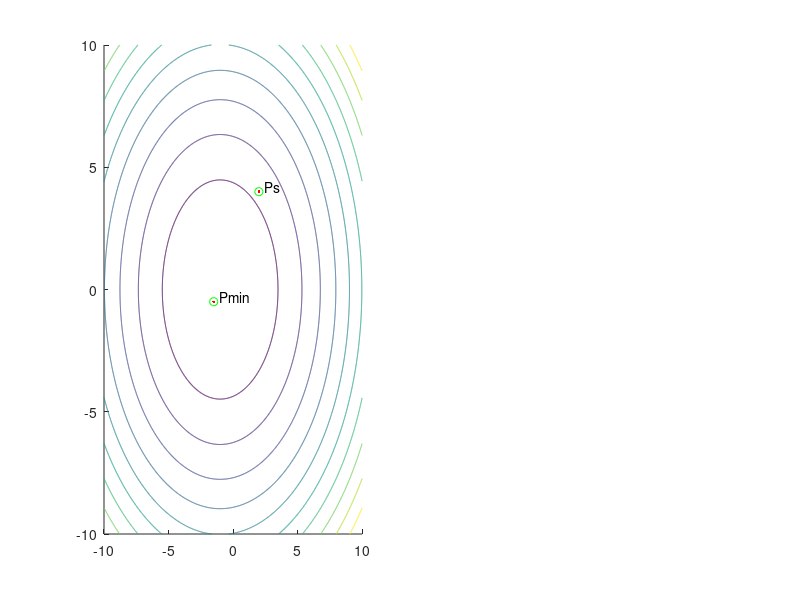

Write the MATLAB code that produced this figure. (Note: this script raises an error after producing the figure.)
clc
clear all
close all

x1a = -10;
x1b = 10;
x2a = -10;
x2b = 10;
[x,y]=meshgrid([x1a:0.01:x1b],[x2a:0.01:x2b]);
% f = @(x, y)x.^2+2.*x.*y+3*y.^2;
f = @(x1, x2)x1.^2+2*x1+x2.^2;
Pk = [2; 4];
P0 = Pk;
h = 1;
subplot(1, 2, 1)
hold on
plot(Pk(1, 1), Pk(2, 1), 'r.')
plot(Pk(1, 1), Pk(2, 1), 'go')
text(Pk(1, 1)+0.2, Pk(2, 1)+0.2, ' Ps')
contour(x, y, f(x, y))
dx = @(x, y) (f(x+h, y)-f(x, y))/h;
dy = @(x, y) (f(x, y+h)-f(x, y))/h;
d2x = @(x, y) (f(x+h, y)-2*f(x, y)+f(x-h, y))/(h^2);
d2y = @(x, y) (f(x, y+h)-2*f(x, y)+f(x, y-h))/(h^2);
dxy = @(x, y) (f(x+h, y+h) - f(x+h, y-h) - f(x-h, y+h) + f(x-h, y-h))/(4*h^2);
tol = 0.01;
iter = 0;
tic
for i=1:100
    tmp = P0;
    P0 = Pk;
    grad = [dx(Pk(1, 1), Pk(2, 1)); dy(Pk(1, 1), Pk(2, 1))];
    H = [d2x(Pk(1, 1), Pk(2, 1)), dxy(Pk(1, 1), Pk(2, 1)); dxy(Pk(1, 1), Pk(2, 1)), d2y(Pk(1, 1), Pk(2, 1))];
    H = H^(-1);
    Pk = P0 - H*grad;
    plot(Pk(1, 1), Pk(2, 1), 'r.')
    iter = i;
    if(Pk == [0; 0])
        break;
    elseif((abs(f(Pk(1, 1), Pk(2,1))-f(P0(1, 1), P0(2,1)))<tol))
        break;
    elseif(abs(f(Pk(1, 1), Pk(2,1))-f(tmp(1, 1), tmp(2,1)))==0)
        break;
    end

end
toc
plot(Pk(1, 1), Pk(2, 1), 'go')
text(Pk(1, 1)+0.2, Pk(2, 1)+0.2, ' Pmin')
hold off
Pmin = Pk
iter
Fmin = f(Pk(1, 1), Pk(2, 1))
title("Wartość funkcji w Pmin("+Pmin(1, 1)+", "+Pmin(2, 1)+") = "+Fmin)
subplot(1, 2, 2)
[x,y]=meshgrid([x1a:0.5:x1b],[x2a:0.5:x2b]);
surf(x, y, f(x, y))
% title("f(x, y) = x^2+2*x*y+3*y^2")
title("f(x, y) = x^2+2*x+y^2");